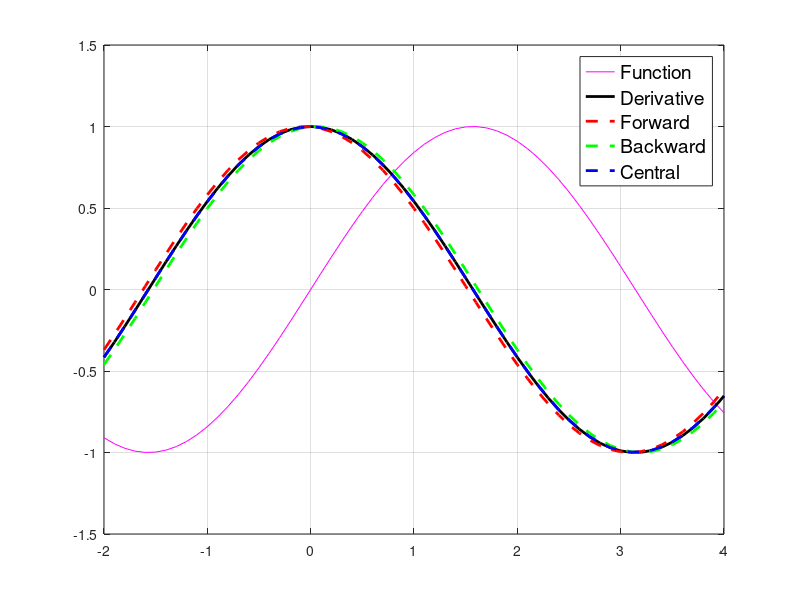

Source code (MATLAB):
clear;
close all;
dx = 0.1;
x=-2:dx:4;
y=sin(x);

%exact derivative
dfdx= cos(x);
plot(x,y,'m-',x,dfdx,'k-','LineWidth',2);
grid on, hold on

axis([-2 4 -1.5 1.5])
%% Approximations
%Foward difference
 dfdxfoward = (sin(x+dx)-sin(x))/dx;
 %Backward difference
 dfdxbackward= (sin(x)-sin(x-dx))/dx;
 %Central difference
 dfdxcenter = (sin(x+dx)-sin(x-dx))/(2*dx);

 plot(x,dfdxfoward,'r--','LineWidth',2);
 plot(x,dfdxbackward,'g--','LineWidth',2);
 plot(x,dfdxcenter,'b--','LineWidth',2);
 l1=legend('Function','Derivative','Forward','Backward','Central');
 set(l1,'FontSize',14)